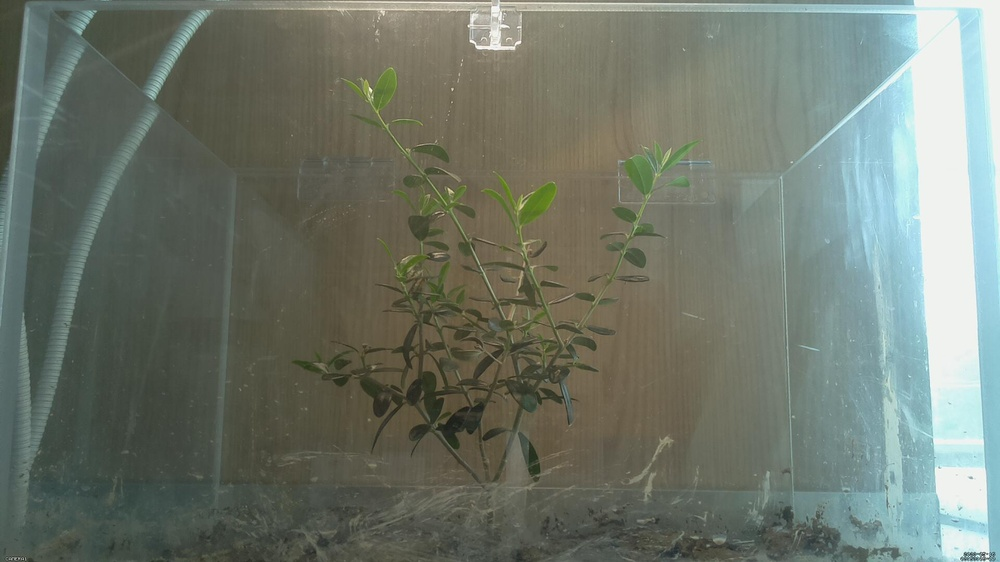
#> input picture object2.jpg, 1000 x 562 px, shrunk from 1920 x 1080 before the run
$ python image3.py
#> lines starting #> are read from the running program, lines starting #| are printed output that depends on the picture; after the words box and inside, x2 and y2 are one past the last pixel; in counts of white or black regions, pixels touching at a corner belong together
import cv2

g_l_threhold = (30, 80, 80)
g_h_threhold = (150, 255, 255)

img = cv2.imread('object2.jpg')
#> img is the input picture: shape (562, 1000, 3); mean B, G, R 108.1, 119.2, 111.2

hsv_img = cv2.cvtColor(img, cv2.COLOR_BGR2HSV)
#> hsv_img: shape (562, 1000, 3); mean H, S, V 50.3, 46.3, 121.9
cv2.imshow('hsv_img', hsv_img)
g_mask = cv2.inRange(hsv_img, g_l_threhold, g_h_threhold)
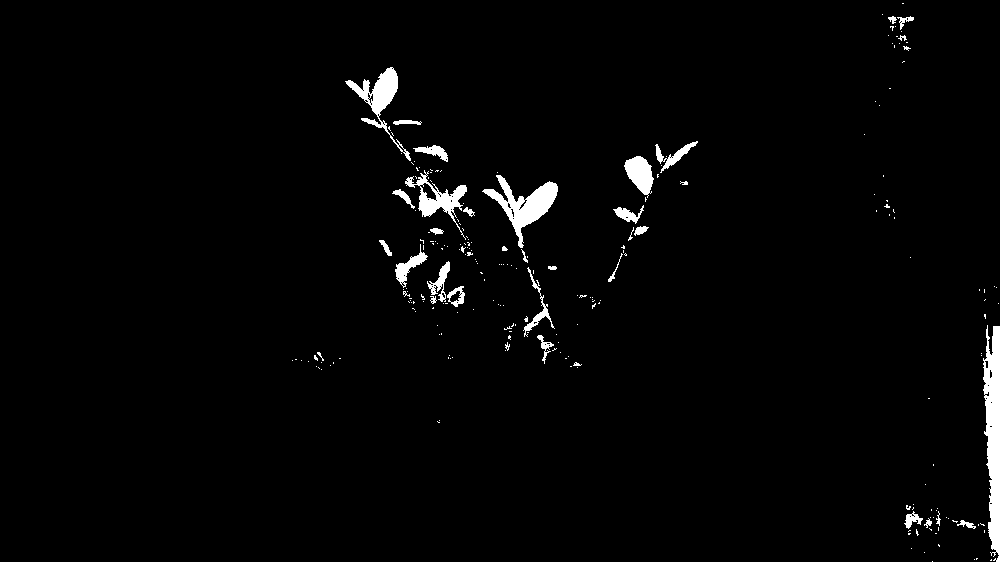
#> g_mask: shape (562, 1000); 2.1% white; 233 white regions (197 under 20 px), largest, box (x1, y1, x2, y2) and area: (983, 325, 1000, 562) 2770, (482, 175, 558, 248) 1795, (345, 67, 411, 161) 1335
green_img = cv2.bitwise_and(img, img, mask=g_mask)
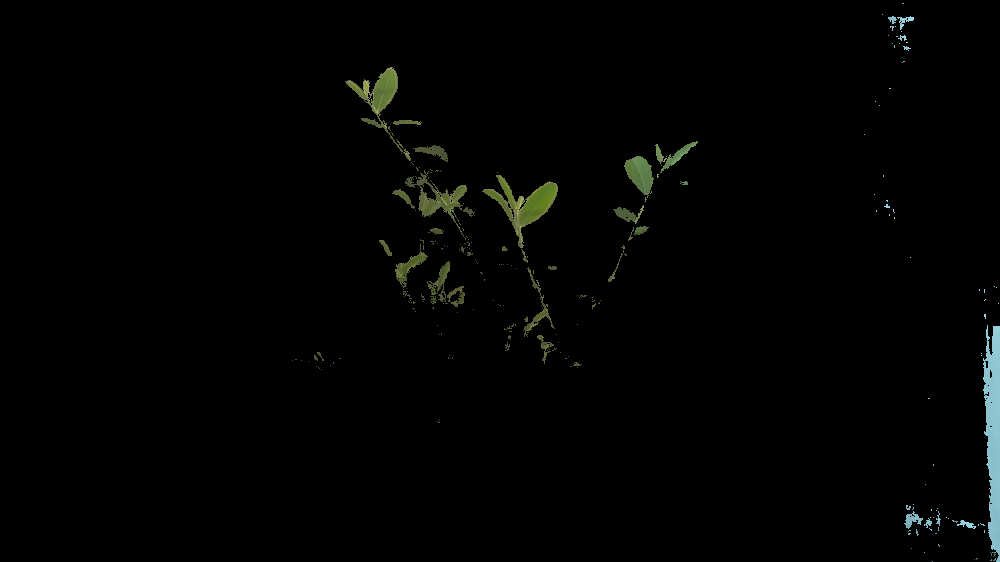
#> green_img: shape (562, 1000, 3); mean B, G, R 2.2, 2.8, 2.3

cv2.imshow('IMG',img)
cv2.imshow('GREEN', green_img)
cv2.waitKey(0)
cv2.destroyAllWindows()

$ run again, with back.jpg copied over object2.jpg
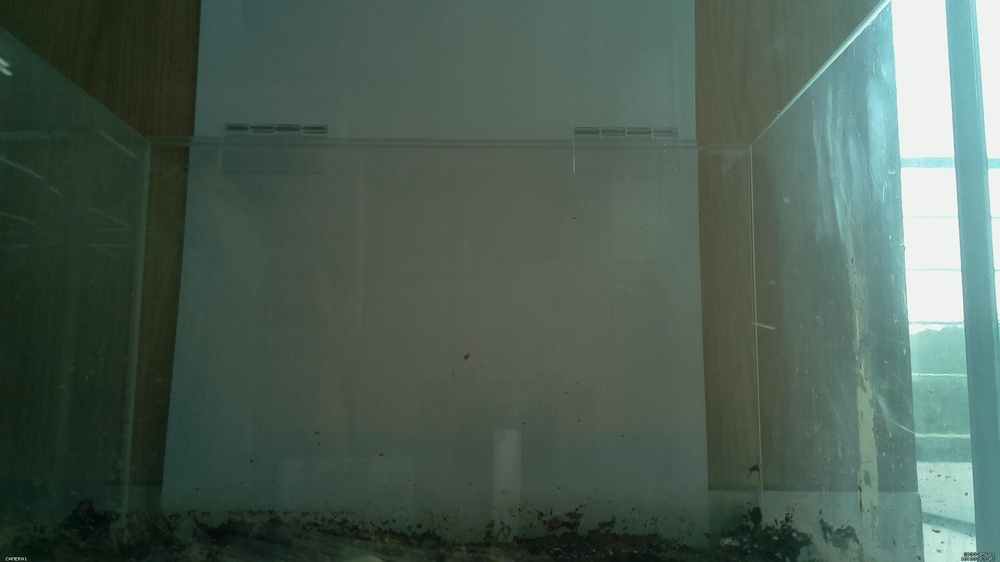
#> input picture back.jpg, 1000 x 562 px, shrunk from 1920 x 1080 before the run
#> img is the input picture: shape (562, 1000, 3); mean B, G, R 84.3, 94.6, 76.4
#> hsv_img: shape (562, 1000, 3); mean H, S, V 66.4, 61.6, 94.8
#> `g_mask = cv2.inRange(hsv_img, g_l_threhold, g_h_threhold)`:
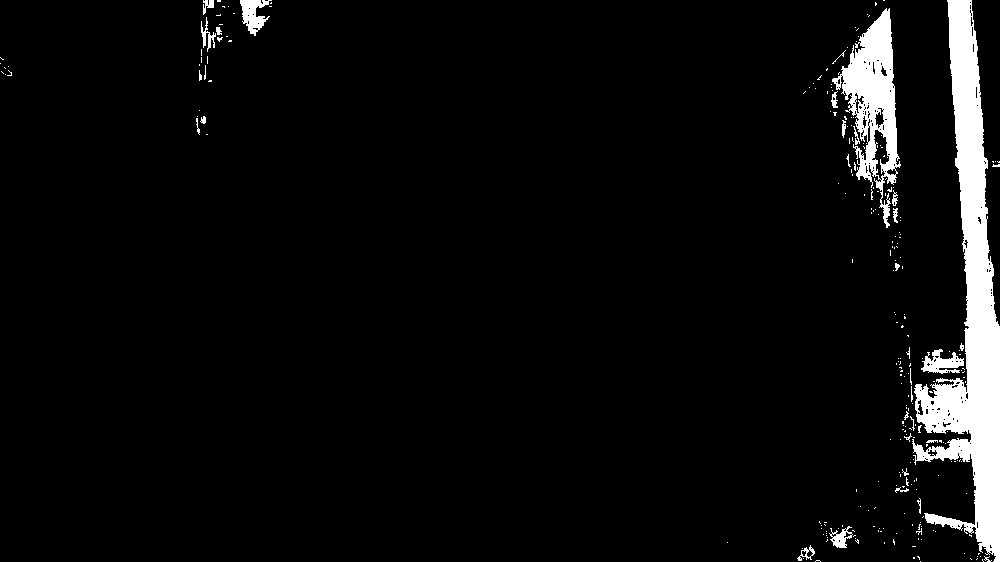
#> g_mask: shape (562, 1000); 5% white; 263 white regions (233 under 20 px), largest, box (x1, y1, x2, y2) and area: (912, 0, 1000, 562) 18847, (832, 8, 901, 228) 5847, (240, 0, 272, 36) 598
#> `green_img = cv2.bitwise_and(img, img, mask=g_mask)`:
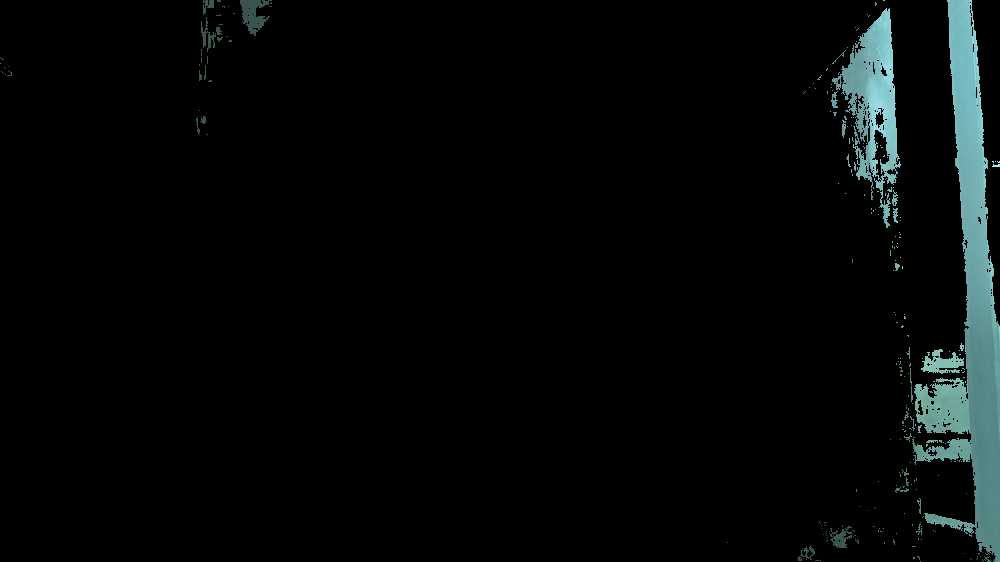
#> green_img: shape (562, 1000, 3); mean B, G, R 8.1, 8.1, 5.4

$ run again, with object.jpg copied over object2.jpg
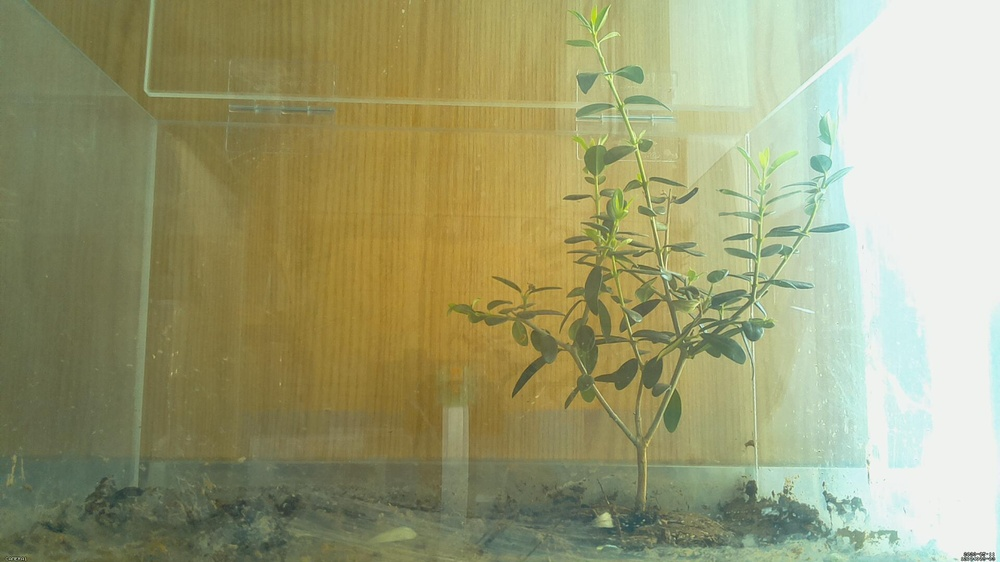
#> input picture object.jpg, 1000 x 562 px, shrunk from 1920 x 1080 before the run
#> img is the input picture: shape (562, 1000, 3); mean B, G, R 116.9, 157.1, 156.6
#> hsv_img: shape (562, 1000, 3); mean H, S, V 38.9, 82.6, 163.9
#> `g_mask = cv2.inRange(hsv_img, g_l_threhold, g_h_threhold)`:
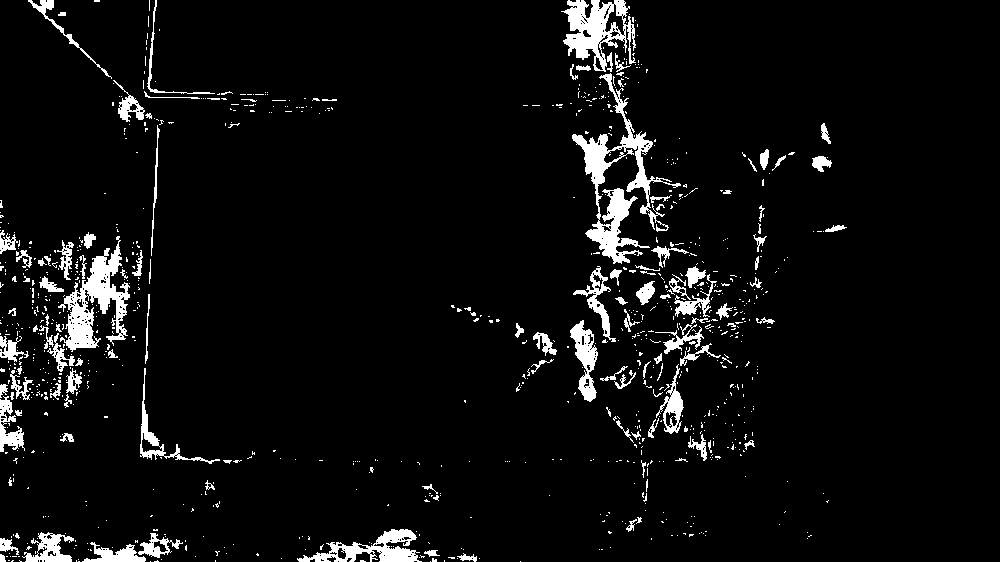
#> g_mask: shape (562, 1000); 5.4% white; 952 white regions (833 under 20 px), largest, box (x1, y1, x2, y2) and area: (572, 73, 681, 264) 4408, (58, 236, 130, 352) 3171, (561, 0, 636, 72) 2608
#> `green_img = cv2.bitwise_and(img, img, mask=g_mask)`:
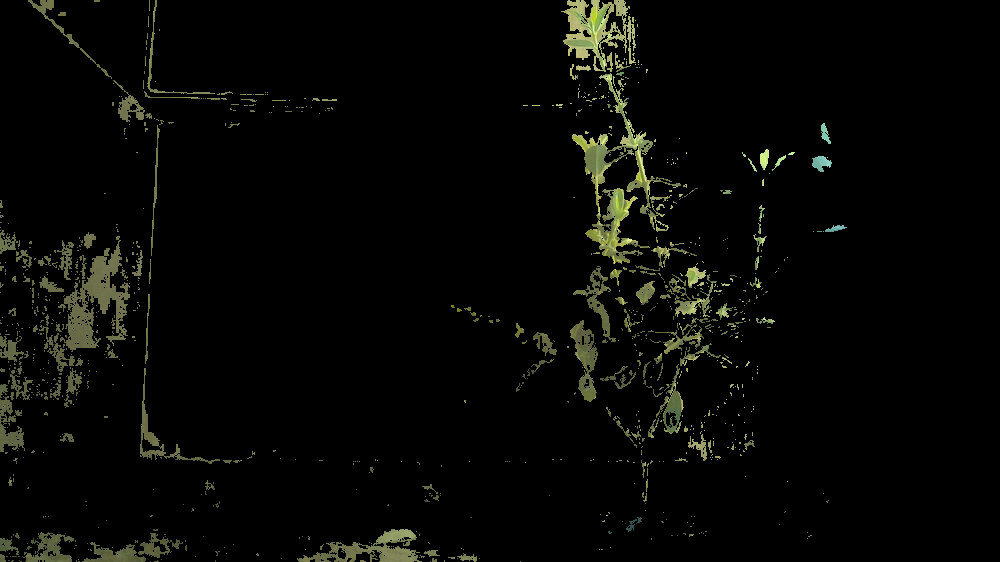
#> green_img: shape (562, 1000, 3); mean B, G, R 4.6, 7.1, 6.7
